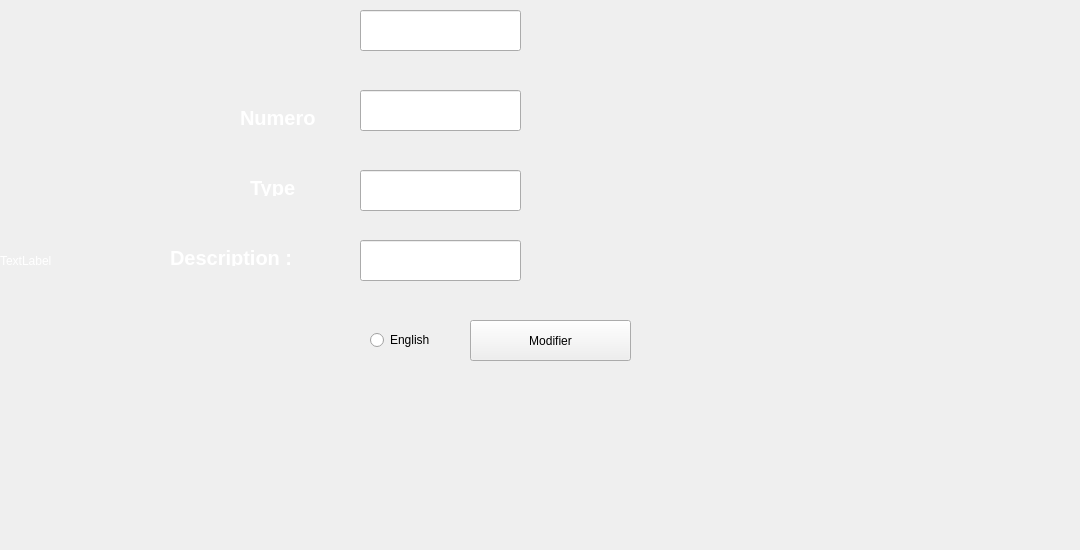
      <widget class="QWidget" name="modification">
       <attribute name="title">
        <string>Modifier</string>
       </attribute>
       <widget class="QLabel" name="numero_modif">
        <property name="geometry">
         <rect>
          <x>240</x>
          <y>110</y>
          <width>111</width>
          <height>16</height>
         </rect>
        </property>
        <property name="styleSheet">
         <string notr="true">background-color: transparent;

font: 8pt &quot;Castellar&quot;;

	color: white;

	font-weight: bold;

	font-size: 20px;

border:none</string>
        </property>
        <property name="text">
         <string>Numero</string>
        </property>
       </widget>
       <widget class="QLineEdit" name="type_input_modif">
        <property name="geometry">
         <rect>
          <x>360</x>
          <y>170</y>
          <width>161</width>
          <height>41</height>
         </rect>
        </property>
       </widget>
       <widget class="QLabel" name="type_modif">
        <property name="geometry">
         <rect>
          <x>250</x>
          <y>180</y>
          <width>61</width>
          <height>16</height>
         </rect>
        </property>
        <property name="styleSheet">
         <string notr="true">background-color: transparent;

font: 8pt &quot;Castellar&quot;;

	color: white;

	font-weight: bold;

	font-size: 20px;

border:none</string>
        </property>
        <property name="text">
         <string>Type</string>
        </property>
       </widget>
       <widget class="QLineEdit" name="description_input_modif">
        <property name="geometry">
         <rect>
          <x>360</x>
          <y>240</y>
          <width>161</width>
          <height>41</height>
         </rect>
        </property>
       </widget>
       <widget class="QLineEdit" name="numero_input_modif">
        <property name="geometry">
         <rect>
          <x>360</x>
          <y>90</y>
          <width>161</width>
          <height>41</height>
         </rect>
        </property>
       </widget>
       <widget class="QLabel" name="description_modif">
        <property name="geometry">
         <rect>
          <x>170</x>
          <y>250</y>
          <width>161</width>
          <height>16</height>
         </rect>
        </property>
        <property name="styleSheet">
         <string notr="true">background-color: transparent;

font: 8pt &quot;Castellar&quot;;

	color: white;

	font-weight: bold;

	font-size: 20px;

border:none</string>
        </property>
        <property name="text">
         <string>Description :</string>
        </property>
       </widget>
       <widget class="QPushButton" name="btn_confirmer_modif">
        <property name="geometry">
         <rect>
          <x>470</x>
          <y>320</y>
          <width>161</width>
          <height>41</height>
         </rect>
        </property>
        <property name="text">
         <string>Modifier</string>
        </property>
        <property name="icon">
         <iconset resource="resource.qrc">
          <normaloff>:/img/img/icons8_checked_96px.png</normaloff>:/img/img/icons8_checked_96px.png</iconset>
        </property>
        <property name="iconSize">
         <size>
          <width>25</width>
          <height>25</height>
         </size>
        </property>
       </widget>
       <widget class="QLineEdit" name="id_input_modif">
        <property name="geometry">
         <rect>
          <x>360</x>
          <y>10</y>
          <width>161</width>
          <height>41</height>
         </rect>
        </property>
        <property name="readOnly">
         <bool>true</bool>
        </property>
       </widget>
       <widget class="QLabel" name="label_numero_modif">
        <property name="geometry">
         <rect>
          <x>360</x>
          <y>130</y>
          <width>301</width>
          <height>16</height>
         </rect>
        </property>
        <property name="text">
         <string/>
        </property>
       </widget>
       <widget class="QLabel" name="label_type_modif">
        <property name="geometry">
         <rect>
          <x>360</x>
          <y>210</y>
          <width>301</width>
          <height>16</height>
         </rect>
        </property>
        <property name="text">
         <string/>
        </property>
       </widget>
       <widget class="QLabel" name="label_description_modif">
        <property name="geometry">
         <rect>
          <x>360</x>
          <y>280</y>
          <width>301</width>
          <height>16</height>
         </rect>
        </property>
        <property name="text">
         <string/>
        </property>
       </widget>
       <widget class="QLabel" name="label_10">
        <property name="enabled">
         <bool>true</bool>
        </property>
        <property name="geometry">
         <rect>
          <x>0</x>
          <y>-10</y>
          <width>1071</width>
          <height>541</height>
         </rect>
        </property>
        <property name="styleSheet">
         <string notr="true">QLabel{
 color: white;
  background: transparent;
}</string>
        </property>
        <property name="text">
         <string>TextLabel</string>
        </property>
       </widget>
       <widget class="QRadioButton" name="radioButton_6">
        <property name="geometry">
         <rect>
          <x>370</x>
          <y>330</y>
          <width>95</width>
          <height>20</height>
         </rect>
        </property>
        <property name="text">
         <string>English</string>
        </property>
       </widget>
       <zorder>label_10</zorder>
       <zorder>numero_modif</zorder>
       <zorder>type_input_modif</zorder>
       <zorder>type_modif</zorder>
       <zorder>description_input_modif</zorder>
       <zorder>numero_input_modif</zorder>
       <zorder>description_modif</zorder>
       <zorder>btn_confirmer_modif</zorder>
       <zorder>id_input_modif</zorder>
       <zorder>label_numero_modif</zorder>
       <zorder>label_type_modif</zorder>
       <zorder>label_description_modif</zorder>
       <zorder>radioButton_6</zorder>
      </widget>
